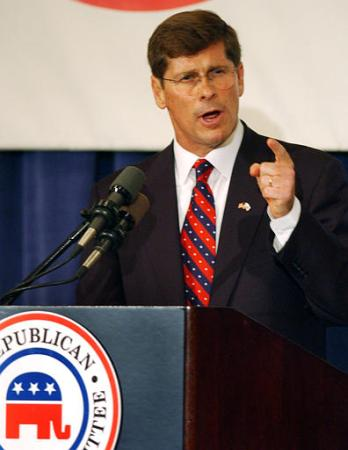
#> input picture lib/dataset/augmentor/test.jpg, 348 x 450 px, found by its file name
$ python augmentation.py   (older library calls are emulated)
#> lines starting #> are read from the running program, lines starting #| are printed output that depends on the picture
### lib/core/model/facebox/anchor_generator.py
import sys
sys.path.append('.')
import numpy as np

try:
    from lib.core.model.facebox.utils.box_utils import to_minmax_coordinates
except:
    from utils.box_utils import to_minmax_coordinates
ANCHOR_SPECIFICATIONS = [
    [(32, 1.0, 4), (64, 1.0, 2), (128, 1.0, 1)],  # scale 0
    [(256, 1.0, 1)],  # scale 1
    [(512, 1.0, 1)],  # scale 2
]


class AnchorGenerator:
    def __init__(self):
        self.box_specs_list = ANCHOR_SPECIFICATIONS

    def __call__(self, feature_map_shape_list, image_size=(1024,1024)):
        """
        Arguments:
            image_features: a list of float tensors where the ith tensor
                has shape [batch, height_i, width_i, channels_i].
            image_size: a tuple of integers (int tensors with shape []) (width, height).
        Returns:
            a float tensor with shape [num_anchor, 4],
            boxes with normalized coordinates (and clipped to the unit square).
        """
#> called with image_size = (1024, 1024)
        image_width, image_height = image_size

        # number of anchors per cell in a grid
        self.num_anchors_per_location = [
            sum(n*n for _, _, n in layer_box_specs)
            for layer_box_specs in self.box_specs_list
        ]

        anchor_grid_list, num_anchors_per_feature_map = [], []
        for grid_size, box_spec in zip(feature_map_shape_list, self.box_specs_list):

            h, w = grid_size
            stride = (1.0/float(h), 1.0/float(w))
            offset = (0.5/float(h), 0.5/float(w))

            local_anchors = []
            for scale, aspect_ratio, n in box_spec:

                local_anchors.append(tile_anchors(
                    image_size=(image_width, image_height),
                    grid_height=h, grid_width=w, scale=scale,
                    aspect_ratio=aspect_ratio, anchor_stride=stride,
                    anchor_offset=offset, n=n
                ))


            # reshaping in the right order is important
            local_anchors = np.concatenate(local_anchors, axis=2)
            local_anchors = np.reshape(local_anchors, [-1, 4])
            anchor_grid_list.append(local_anchors)

            num_anchors_per_feature_map.append(h * w * sum(n*n for _, _, n in box_spec))
#> further down, image is the input picture: shape (450, 348, 3); mean B, G, R 100.1, 101.9, 116.1

        # constant tensors, anchors for each feature map
        self.anchor_grid_list = anchor_grid_list
        self.num_anchors_per_feature_map = num_anchors_per_feature_map
        anchors = np.concatenate(anchor_grid_list, axis=0)
        ymin, xmin, ymax, xmax = to_minmax_coordinates([anchors[:,0],anchors[:,1],anchors[:,2],anchors[:,3]])
        anchors = np.stack([ymin, xmin, ymax, xmax],axis=1)
        anchors = np.clip(anchors, 0.0, 1.0)
        anchors = np.array(anchors,dtype=np.float32)

        return anchors


def tile_anchors(
        image_size, grid_height, grid_width,
        scale, aspect_ratio, anchor_stride, anchor_offset, n):
    """
    Arguments:
        image_size: a tuple of integers (width, height).
        grid_height: an integer, size of the grid in the y direction.
        grid_width: an integer, size of the grid in the x direction.
        scale: a float number.
        aspect_ratio: a float number.
        anchor_stride: a tuple of float numbers, difference in centers between
            anchors for adjacent grid positions.
        anchor_offset: a tuple of float numbers,
            center of the anchor on upper left element of the grid ((0, 0)-th anchor).
        n: an integer, densification parameter.
    Returns:
        a float tensor with shape [grid_height, grid_width, n*n, 4].
    """
    ratio_sqrt = np.sqrt(aspect_ratio)

    unnormalized_height = scale / ratio_sqrt
    unnormalized_width = scale * ratio_sqrt

    # to [0, 1] range
    image_width, image_height = image_size
    height = unnormalized_height/float(image_height)
    width = unnormalized_width/float(image_width)
    # (sometimes it could be outside the range, but we clip it)


    boxes = generate_anchors_at_upper_left_corner(height, width, anchor_offset, n)
    # shape [n*n, 4]

    y_translation = np.arange(0,grid_height,1,dtype=np.float) * anchor_stride[0]
    x_translation = np.arange(0,grid_width,1,dtype=np.float) * anchor_stride[1]
    x_translation, y_translation = np.meshgrid(x_translation, y_translation)
    # they have shape [grid_height, grid_width]

    center_translations = np.stack([y_translation, x_translation], axis=2)
    translations = np.pad(center_translations, [[0, 0], [0, 0], [0, 2]],'constant', constant_values=(0))
    translations = np.expand_dims(translations, 2)
    translations = np.tile(translations, [1, 1, n*n, 1])
    # shape [grid_height, grid_width, n*n, 4]

    boxes = np.reshape(boxes, [1, 1, n*n, 4])
    boxes = boxes + translations  # shape [grid_height, grid_width, n*n, 4]
    return boxes


def generate_anchors_at_upper_left_corner(height, width, anchor_offset, n):
    """Generate densified anchor boxes at (0, 0) grid position."""

    # a usual center, if n = 1 it will be returned
    cy, cx = anchor_offset[0], anchor_offset[1]

    # a usual left upper corner
    ymin, xmin = cy - 0.5*height, cx - 0.5*width

    # now i shift the usual center a little (densification)
    sy, sx = height/n, width/n

    center_ids = (np.arange(0,n,1,dtype=np.float))
    # shape [n]

    # shifted centers
    new_centers_y = ymin + 0.5*sy + sy*center_ids
    new_centers_x = xmin + 0.5*sx + sx*center_ids
    # they have shape [n]

    # now i must get all pairs of y, x coordinates
    new_centers_y = np.expand_dims(new_centers_y, 0)  # shape [1, n]
    new_centers_x = np.expand_dims(new_centers_x, 1)  # shape [n, 1]

    new_centers_y = np.tile(new_centers_y, [n, 1])

    new_centers_x = np.tile(new_centers_x, [1, n])
    # they have shape [n, n]

    centers = np.stack([new_centers_y, new_centers_x], axis=2)
    # shape [n, n, 2]

    sizes = np.stack([height, width], axis=0)  # shape [2]
    sizes = np.expand_dims(sizes, 0)
    sizes = np.expand_dims(sizes, 0)  # shape [1, 1, 2]
    sizes = np.tile(sizes, [n, n, 1])

    boxes = np.stack([centers, sizes], axis=2)
    boxes = np.reshape(boxes, [-1, 4])

    return boxes


# [20 lines that do not run on import are left out]

### lib/core/model/facebox/utils/box_utils.py
import tensorflow as tf
import numpy as np
# a small value
EPSILON = 1e-8
SCALE_FACTORS = 5.0

"""
Tools for dealing with bounding boxes.
All boxes are of the format [ymin, xmin, ymax, xmax]
if not stated otherwise.
And box coordinates are normalized to [0, 1] range.
"""

# [55 lines left out: functions iou, intersection, area, not called in this run]


def to_minmax_coordinates(boxes):
    """Convert bounding boxes of the format
    [cy, cx, h, w] to the format [ymin, xmin, ymax, xmax].

    Arguments:
        boxes: a list of float tensors with shape [N]
            that represent cy, cx, h, w.
    Returns:
        a list of float tensors with shape [N]
        that represent ymin, xmin, ymax, xmax.
    """

    cy, cx, h, w = boxes
    ymin, xmin = cy - 0.5*h, cx - 0.5*w
    ymax, xmax = cy + 0.5*h, cx + 0.5*w
    return [ymin, xmin, ymax, xmax]


# [110 lines left out: functions to_center_coordinates, encode, decode, batch_decode, not called in this run]

### lib/dataset/augmentor/augmentation.py
import os
import numpy as np
import cv2
import random
import math
######May wrong, when use it check it
# [325 lines left out: functions Rotate_aug, Rotate_coordinate, box_to_point, point_to_box, Rotate_with_box, Perspective_aug and 9 more, not called in this run]


def Random_flip(im, boxes):

    im_lr = np.fliplr(im).copy()
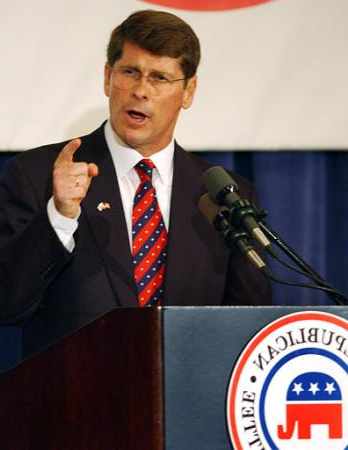
#> im_lr: shape (450, 348, 3); mean B, G, R 100.1, 101.9, 116.1
    h,w,_ = im.shape
#> h = 450; w = 348
    xmin = w - boxes[:,2]
#> xmin = [115]
    xmax = w - boxes[:,0]
#> xmax = [183]
    boxes[:,0] = xmin
    boxes[:,2] = xmax

    boxes[boxes[:, 4]>=0, 4::2] = w - boxes[boxes[:, 4]>=0, 4::2]

    return im_lr, boxes


def Pixel_jitter(src,p=0.5,max_=5.):

    src=src.astype(np.float32)
    if random.uniform(0, 1) < p:
        pattern=(np.random.rand(src.shape[0], src.shape[1],src.shape[2])-0.5)*2*max_
        img = src + pattern

        img[img<0]=0
        img[img >255] = 255

        img = img.astype(np.uint8)
        #cv2.imshow('ttt',img)

        return img
    else:
        src = src.astype(np.uint8)
        return src


# [41 lines left out: functions Gray_aug, Swap_change_aug, Mirror, not called in this run]


class RandomBaiduCrop(object):
    """Crop
    Arguments:
        img (Image): the image being input during training
        boxes (Tensor): the original bounding boxes in pt form
        labels (Tensor): the class labels for each bbox
        mode (float tuple): the min and max jaccard overlaps
    Return:
        (img, boxes, classes)
            img (Image): the cropped image
            boxes (Tensor): the adjusted bounding boxes in pt form
            labels (Tensor): the class labels for each bbox
    """

    def __init__(self, size):

        self.maxSize = 12000  # max size
        self.infDistance = 9999999
        self.size = size

    # [125 lines left out: functions __call__, jaccard_numpy, intersect, not called in this run]

import sys
sys.path.append('.')
from train_config import config as cfg
baidu_aug=RandomBaiduCrop(cfg.MODEL.hin)

class RandomSampleCrop(object):
    """Crop
    Arguments:
        img (Image): the image being input during training
        boxes (Tensor): the original bounding boxes in pt form
        labels (Tensor): the class labels for each bbox
        mode (float tuple): the min and max jaccard overlaps
    Return:
        (img, boxes, classes)
            img (Image): the cropped image
            boxes (Tensor): the adjusted bounding boxes in pt form
            labels (Tensor): the class labels for each bbox
    """
    def __init__(self):
        self.sample_options = (
            # using entire original input image
            None,
            # sample a patch s.t. MIN jaccard w/ obj in .1,.3,.4,.7,.9
            (0.1, None),
            (0.3, None),
            (0.7, None),
            (0.9, None),
            # randomly sample a patch
            (None, None),
        )

    # [100 lines left out: functions __call__, jaccard_numpy, intersect, not called in this run]
dsfd_aug=RandomSampleCrop()


# [59 lines left out: functions adjust_contrast, adjust_brightness, adjust_hue, adjust_saturation, _clip, _uniform, not called in this run]


class ColorDistort():

    # [37 lines left out: functions __init__, __call__, not called in this run]


if __name__=='__main__':
    import sys
    sys.path.append('.')
    from train_config import config as cfg
    for i in range(1000):
        image=cv2.imread('./lib/dataset/augmentor/test.jpg')
        boxes = np.array([[165, 60, 233, 138,1]],dtype=np.float)
        #bboxes=np.array([[165,60,233,138],[100,60,233,138]])

        if random.uniform(0, 1) > 0.5:
            image, boxes = Random_flip(image, boxes)
#> boxes = [[115, 60, 183, 138, 347]]
        image = Pixel_jitter(image, max_=15)
        if random.uniform(0, 1) > 0.5:
            image = Random_brightness(image, 35)
        if random.uniform(0, 1) > 0.5:
            image = Random_contrast(image, [0.5, 1.5])

        if random.uniform(0, 1) > 0.5:
#> (the run stopped early here; a loop or call above may not have finished)
